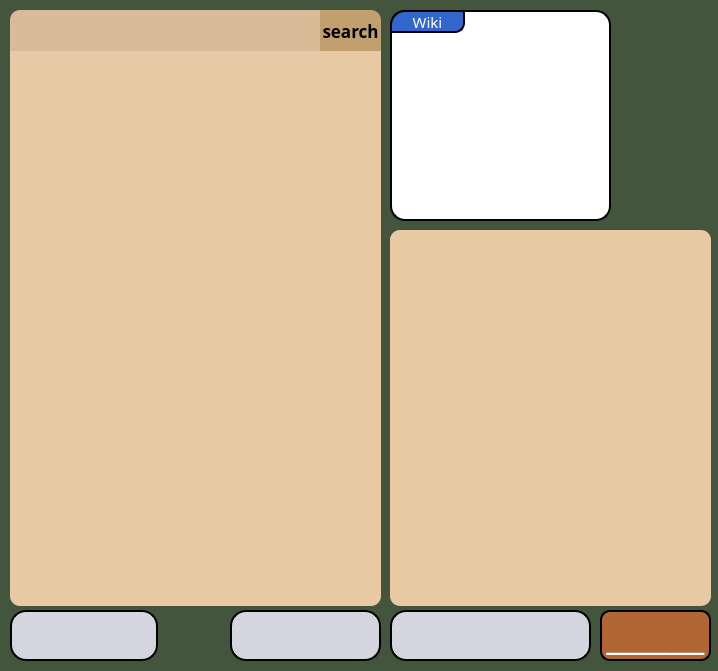
<?xml version="1.0" encoding="UTF-8"?>
<ui version="4.0">
 <class>Program</class>
 <widget class="QMainWindow" name="Program">
  <property name="windowModality">
   <enum>Qt::NonModal</enum>
  </property>
  <property name="geometry">
   <rect>
    <x>0</x>
    <y>0</y>
    <width>718</width>
    <height>671</height>
   </rect>
  </property>
  <property name="sizePolicy">
   <sizepolicy hsizetype="Fixed" vsizetype="Fixed">
    <horstretch>0</horstretch>
    <verstretch>0</verstretch>
   </sizepolicy>
  </property>
  <property name="font">
   <font>
    <pointsize>10</pointsize>
    <weight>75</weight>
    <bold>true</bold>
   </font>
  </property>
  <property name="windowTitle">
   <string>MainWindow</string>
  </property>
  <property name="styleSheet">
   <string notr="true">QMainWindow {
	background-image: url(:/cloth/bgtex.png);
	background-color: rgb(67, 85, 61);
}</string>
  </property>
  <property name="iconSize">
   <size>
    <width>150</width>
    <height>200</height>
   </size>
  </property>
  <property name="tabShape">
   <enum>QTabWidget::Rounded</enum>
  </property>
  <widget class="QWidget" name="centralwidget">
   <widget class="QScrollArea" name="item_form">
    <property name="geometry">
     <rect>
      <x>390</x>
      <y>240</y>
      <width>321</width>
      <height>351</height>
     </rect>
    </property>
    <property name="styleSheet">
     <string notr="true">QWidget {
	background-image: url(:/cloth/texpap.png);
	background-color: rgb(231, 201, 163);
	border: 1px solid;
	border-color: rgb(231, 201, 163);
}
</string>
    </property>
    <property name="verticalScrollBarPolicy">
     <enum>Qt::ScrollBarAlwaysOff</enum>
    </property>
    <property name="horizontalScrollBarPolicy">
     <enum>Qt::ScrollBarAlwaysOff</enum>
    </property>
    <property name="widgetResizable">
     <bool>true</bool>
    </property>
    <widget class="QWidget" name="formContent">
     <property name="geometry">
      <rect>
       <x>0</x>
       <y>0</y>
       <width>319</width>
       <height>349</height>
      </rect>
     </property>
     <layout class="QVBoxLayout" name="verticalLayout_2"/>
    </widget>
   </widget>
   <widget class="QScrollArea" name="items">
    <property name="geometry">
     <rect>
      <x>10</x>
      <y>50</y>
      <width>371</width>
      <height>541</height>
     </rect>
    </property>
    <property name="styleSheet">
     <string notr="true">QWidget {
	background-image: url(:/cloth/texpap.png);
	background-color: rgb(231, 201, 163);
	border: 1px solid;
	border-color:  rgb(231, 201, 163);
}</string>
    </property>
    <property name="verticalScrollBarPolicy">
     <enum>Qt::ScrollBarAlwaysOff</enum>
    </property>
    <property name="horizontalScrollBarPolicy">
     <enum>Qt::ScrollBarAlwaysOff</enum>
    </property>
    <property name="widgetResizable">
     <bool>true</bool>
    </property>
    <property name="alignment">
     <set>Qt::AlignLeading|Qt::AlignLeft|Qt::AlignTop</set>
    </property>
    <widget class="QWidget" name="itemsContent">
     <property name="geometry">
      <rect>
       <x>0</x>
       <y>0</y>
       <width>369</width>
       <height>539</height>
      </rect>
     </property>
     <layout class="QVBoxLayout" name="verticalLayout"/>
    </widget>
   </widget>
   <widget class="QWidget" name="wikiWidget" native="true">
    <property name="enabled">
     <bool>true</bool>
    </property>
    <property name="geometry">
     <rect>
      <x>390</x>
      <y>10</y>
      <width>221</width>
      <height>211</height>
     </rect>
    </property>
    <property name="styleSheet">
     <string notr="true">QWidget {
	background-color: rgb(255, 255, 255);
	border: 2px solid black;
	border-color: rgb(0, 0, 0);
	border-radius: 15px;
}</string>
    </property>
    <widget class="QPushButton" name="wikiBtn">
     <property name="geometry">
      <rect>
       <x>0</x>
       <y>0</y>
       <width>75</width>
       <height>23</height>
      </rect>
     </property>
     <property name="font">
      <font>
       <family>Dubai Medium</family>
       <pointsize>11</pointsize>
       <weight>50</weight>
       <bold>false</bold>
      </font>
     </property>
     <property name="styleSheet">
      <string notr="true">QPushButton {
	color: rgb(255, 255, 255);
	background-color: rgb(51, 102, 204);
	border-top-left-radius: 15px;
	border-top-right-radius: 0;
	border-bottom-left-radius: 0;
	border-bottom-right-radius: 10px;
	border: 2px solid black;
	border-color: rgb(0, 0, 0);
}
QPushButton::hover {
	background-color: rgb(55, 111, 222);
}
QPushButton:pressed {
	background-color: rgb(47, 95, 190);
}
</string>
     </property>
     <property name="text">
      <string>Wiki</string>
     </property>
    </widget>
    <widget class="QLabel" name="namelbl">
     <property name="geometry">
      <rect>
       <x>10</x>
       <y>30</y>
       <width>201</width>
       <height>31</height>
      </rect>
     </property>
     <property name="font">
      <font>
       <family>Vin Slab Pro</family>
       <pointsize>20</pointsize>
       <weight>75</weight>
       <bold>true</bold>
      </font>
     </property>
     <property name="styleSheet">
      <string notr="true">QLabel {
	border: None;
}</string>
     </property>
     <property name="text">
      <string/>
     </property>
     <property name="alignment">
      <set>Qt::AlignCenter</set>
     </property>
    </widget>
    <widget class="QLabel" name="imglbl">
     <property name="geometry">
      <rect>
       <x>50</x>
       <y>70</y>
       <width>121</width>
       <height>121</height>
      </rect>
     </property>
     <property name="styleSheet">
      <string notr="true">QLabel {
	border: None;
}
</string>
     </property>
     <property name="text">
      <string/>
     </property>
    </widget>
   </widget>
   <widget class="QPushButton" name="addBtn">
    <property name="geometry">
     <rect>
      <x>10</x>
      <y>610</y>
      <width>148</width>
      <height>51</height>
     </rect>
    </property>
    <property name="font">
     <font>
      <family>Vin Slab Pro</family>
      <pointsize>15</pointsize>
      <weight>75</weight>
      <bold>true</bold>
     </font>
    </property>
    <property name="styleSheet">
     <string notr="true">QPushButton {
	background-image: url(:/add_btn/add_base.png);
	background-color: rgb(213, 213, 224);
	border: 2px solid black;
	border-radius: 16px;
}
QPushButton::hover {
	background-image: url(:/add_btn/add_hover.png);
	background-color: rgb(225, 225, 236);
}
QPushButton:pressed {
	background-image: url(:/add_btn/add_active.png);
	background-color:rgb(193, 193, 202);
}</string>
    </property>
    <property name="text">
     <string/>
    </property>
    <property name="iconSize">
     <size>
      <width>25</width>
      <height>25</height>
     </size>
    </property>
   </widget>
   <widget class="QPushButton" name="delBtn">
    <property name="geometry">
     <rect>
      <x>230</x>
      <y>610</y>
      <width>151</width>
      <height>51</height>
     </rect>
    </property>
    <property name="font">
     <font>
      <family>Vin Slab Pro</family>
      <pointsize>15</pointsize>
      <weight>75</weight>
      <italic>false</italic>
      <bold>true</bold>
     </font>
    </property>
    <property name="styleSheet">
     <string notr="true">QPushButton {
	background-image: url(:/delete_btn/delete_base.png);
	background-color: rgb(213, 213, 224);
	border: 2px solid black;
	border-radius: 16px;
}
QPushButton::hover {
	background-image: url(:/delete_btn/delete_hover.png);
	background-color: rgb(225, 225, 236);
}
QPushButton:pressed {
	background-image: url(:/delete_btn/delete_active.png);
	background-color:rgb(193, 193, 202);
}</string>
    </property>
    <property name="text">
     <string/>
    </property>
    <property name="iconSize">
     <size>
      <width>1000</width>
      <height>1000</height>
     </size>
    </property>
   </widget>
   <widget class="QPushButton" name="qualCountBtn">
    <property name="geometry">
     <rect>
      <x>390</x>
      <y>610</y>
      <width>201</width>
      <height>51</height>
     </rect>
    </property>
    <property name="font">
     <font>
      <family>Vin Slab Pro</family>
      <pointsize>20</pointsize>
      <weight>75</weight>
      <bold>true</bold>
     </font>
    </property>
    <property name="styleSheet">
     <string notr="true">QPushButton {
	background-image: url(:/count_btn/count_base.png);
	background-color: rgb(213, 213, 224);
	border: 2px solid black;
	border-radius: 16px;
}
QPushButton::hover {
	background-image: url(:/count_btn/count_hover.png);
	background-color: rgb(225, 225, 236);
}
QPushButton:pressed {
	background-image: url(:/count_btn/count_active.png);
	background-color:rgb(193, 193, 202);
}</string>
    </property>
    <property name="text">
     <string/>
    </property>
   </widget>
   <widget class="QLabel" name="qualityLabel">
    <property name="geometry">
     <rect>
      <x>600</x>
      <y>610</y>
      <width>111</width>
      <height>51</height>
     </rect>
    </property>
    <property name="font">
     <font>
      <pointsize>26</pointsize>
     </font>
    </property>
    <property name="styleSheet">
     <string notr="true">QLabel {
	background-image: url(:/wood/bg_list.png);
	color: white;
	border: 2px solid black;
	border-radius: 10px;
	background-color: rgb(178, 102, 52);
}</string>
    </property>
    <property name="text">
     <string>_____</string>
    </property>
    <property name="alignment">
     <set>Qt::AlignCenter</set>
    </property>
   </widget>
   <widget class="QLineEdit" name="searchBar">
    <property name="geometry">
     <rect>
      <x>10</x>
      <y>10</y>
      <width>311</width>
      <height>41</height>
     </rect>
    </property>
    <property name="font">
     <font>
      <family>Vin Slab Pro</family>
      <pointsize>15</pointsize>
      <weight>75</weight>
      <bold>true</bold>
     </font>
    </property>
    <property name="styleSheet">
     <string notr="true">QLineEdit {
	background-image: url(:/cloth/texpap3.png);
	background-color: rgb(216, 188, 153);
	border-top-left-radius: 10;
}
QLineEdit::hover{
	background-image: url(:/cloth/texpap4.png);
	background-color: rgb(239, 208, 169);
}</string>
    </property>
    <property name="alignment">
     <set>Qt::AlignCenter</set>
    </property>
   </widget>
   <widget class="QPushButton" name="searchBtn">
    <property name="geometry">
     <rect>
      <x>320</x>
      <y>10</y>
      <width>61</width>
      <height>41</height>
     </rect>
    </property>
    <property name="font">
     <font>
      <family>Vin Slab Pro</family>
      <pointsize>13</pointsize>
      <weight>75</weight>
      <bold>true</bold>
     </font>
    </property>
    <property name="styleSheet">
     <string notr="true">QPushButton {
	background-color: rgb(193, 159, 111);
	border-top-right-radius: 10;
}
QPushButton::hover {
	background-color: rgb(240, 209, 170);
}
QPushButton:pressed {
	background-color: rgb(197, 171, 139);
}</string>
    </property>
    <property name="text">
     <string>search</string>
    </property>
   </widget>
   <widget class="QLabel" name="placeholder">
    <property name="geometry">
     <rect>
      <x>10</x>
      <y>590</y>
      <width>371</width>
      <height>16</height>
     </rect>
    </property>
    <property name="styleSheet">
     <string notr="true">QLabel {
	background-image: url(:/cloth/texpap.png);
	background-color: rgb(231, 201, 163);
	border-bottom-left-radius: 10;
	border-bottom-right-radius: 10;
}</string>
    </property>
    <property name="text">
     <string/>
    </property>
   </widget>
   <widget class="QLabel" name="placeholder_2">
    <property name="geometry">
     <rect>
      <x>390</x>
      <y>590</y>
      <width>321</width>
      <height>16</height>
     </rect>
    </property>
    <property name="styleSheet">
     <string notr="true">QLabel {
	background-image: url(:/cloth/texpap.png);
	background-color: rgb(231, 201, 163);
	border-bottom-left-radius: 10;
	border-bottom-right-radius: 10;
}</string>
    </property>
    <property name="text">
     <string/>
    </property>
   </widget>
   <widget class="QLabel" name="placeholder_3">
    <property name="geometry">
     <rect>
      <x>390</x>
      <y>230</y>
      <width>321</width>
      <height>16</height>
     </rect>
    </property>
    <property name="styleSheet">
     <string notr="true">QLabel {
	background-image: url(:/cloth/texpap.png);
	background-color: rgb(231, 201, 163);
	border-top-left-radius: 10px;
	border-top-right-radius: 10px;
}</string>
    </property>
    <property name="text">
     <string/>
    </property>
   </widget>
  </widget>
 </widget>
 <resources>
  <include location="resources/resource.qrc"/>
 </resources>
 <connections/>
</ui>
